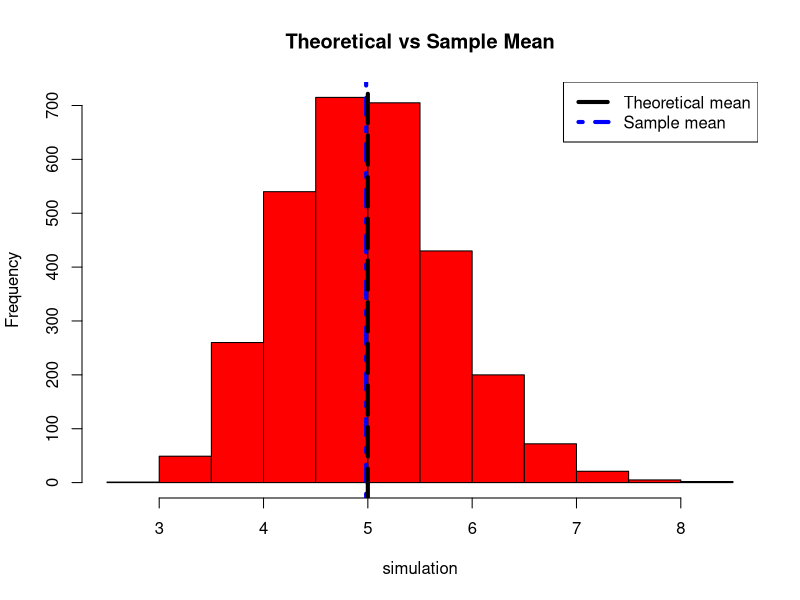
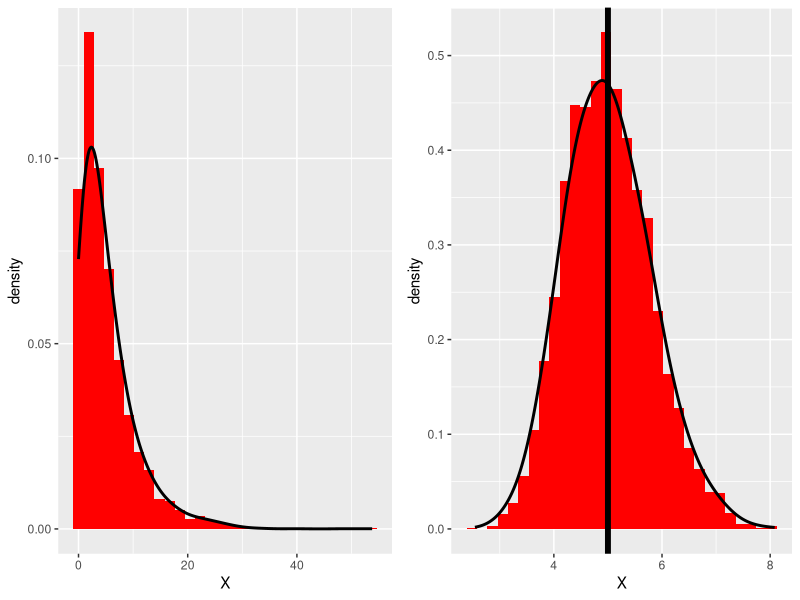

Reproduce these figures in R, in order.
# Illustrate via simulation and associated explanatory 
# text the properties of the distribution of the mean of 40 exponentials.  
# You should:

# 1. Show the sample mean and compare it
# to the theoretical mean of the distribution.

# The theoretical mean of the exponential distribution
# with lambda = 0.2 (as requested) is equal to 1/lambda so 1/0.2 = 5

# In the following code i will do three thousand simulations of 40 exponentials
# and compare the sampling mean to the theoretical mean of the ditribution

set.seed(15)

simulation = replicate(3000,mean(rexp(40,1/5)))

means = mean(simulation)

means

hist(simulation, col="red", main = "Theoretical vs Sample Mean")
abline(v=means,col="blue",lwd=4,lty=4)
abline(v=5,col="black",lwd=4,lty=5)
legend("topright",c("Theoretical mean","Sample mean"),lty=c(5,4),lwd=c(4,4),col = c("black","blue"))

# The sample mean is approximately 5 (4.983771 in my case). In the plot
# presented above we can see that the difference between the theoretical (Black line)
# and the sample (Blue line) mean is barely visible.

#===========================================================================

# 2. Show how variable the sample is (via variance)
# and compare it to the theoretical variance of the distribution.

# The theoretical variance of the exponential distribution with lambda = 0.2
# is equal to ((1/lambda)^2)/n = 0.625 and the theoretical standard deviation
# is equal to sqrt(theoretical variance) = sqrt(0.625) = 0.7905694

# In the following code i will compare the sample variance and standard deviation
# of three thousand simulations of 40 exponentials to the theoratical variance
# and standard deviation of the exponential distribution

variance = var(simulation)
stdev = sd(simulation)

variance
stdev

# The sample variance and standard deviation
# are approximately equal to the theoretical variance and standard deviation
# (0.6149436 and 0.7841834 respectively in my case)


#===========================================================================

# 3. Show that the distribution is approximately normal.

# Here I am going to compare the distribution of 4000 random exponentials
# with the distribution of 4000 averages of 40 random exponentials

require(ggplot2)
require(gridExtra)

sim1 = rexp(4000,1/5)
sim2 = replicate(4000,mean(rexp(40,1/5)))

df1 = data.frame(X = sim1)
df2 = data.frame(X = sim2)

p1 = ggplot(df1, aes(x = X)) + geom_histogram(aes(y = ..density..), fill = "red") + geom_density(size = 1,adjust=3)
p2 = ggplot(df2, aes(x = X)) + geom_histogram(aes(y = ..density..), fill = "red") + geom_vline(xintercept = 5, size = 2) + geom_density(size=1,adjust=2)

grid.arrange(p1, p2, ncol = 2)
